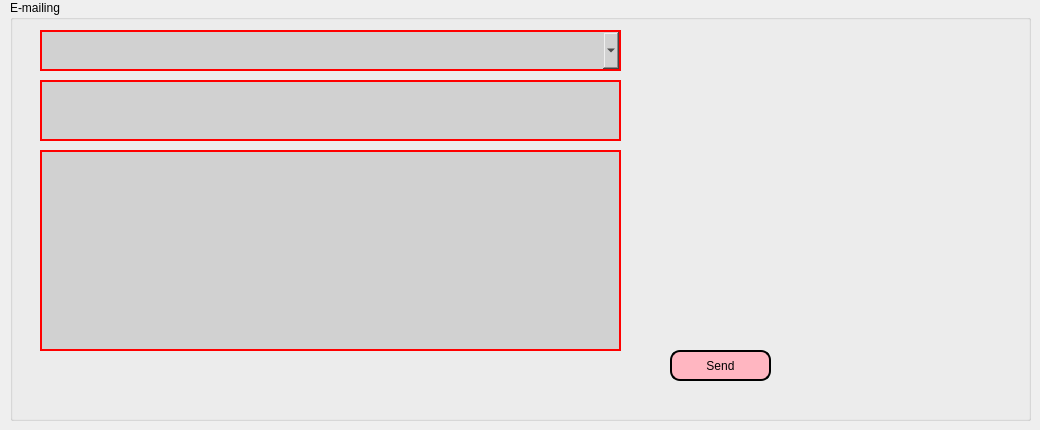
      <widget class="QWidget" name="tab_8">
       <attribute name="title">
        <string>E-mailing</string>
       </attribute>
       <widget class="QGroupBox" name="groupBox_12">
        <property name="geometry">
         <rect>
          <x>10</x>
          <y>0</y>
          <width>1021</width>
          <height>421</height>
         </rect>
        </property>
        <property name="styleSheet">
         <string notr="true">background-image: url(:/pic/pic.jpeg);</string>
        </property>
        <property name="title">
         <string>E-mailing</string>
        </property>
        <widget class="QLineEdit" name="subject_2">
         <property name="geometry">
          <rect>
           <x>30</x>
           <y>80</y>
           <width>581</width>
           <height>61</height>
          </rect>
         </property>
         <property name="styleSheet">
          <string notr="true">
padding: 0 8px;



border-width:2px;
border-style:solid;
border-color:red;
background: #d1d1d1;</string>
         </property>
         <property name="text">
          <string/>
         </property>
        </widget>
        <widget class="QPushButton" name="pushButton_Mail_2">
         <property name="geometry">
          <rect>
           <x>660</x>
           <y>350</y>
           <width>101</width>
           <height>31</height>
          </rect>
         </property>
         <property name="styleSheet">
          <string notr="true">border: 2px solid black;
border-radius: 10px;
padding: 0 8px;
background:#FFB6C1	;
font: bold, &quot;Comic Sans MS&quot;;</string>
         </property>
         <property name="text">
          <string>Send</string>
         </property>
        </widget>
        <widget class="QComboBox" name="comboBox_mail_2">
         <property name="geometry">
          <rect>
           <x>30</x>
           <y>30</y>
           <width>581</width>
           <height>41</height>
          </rect>
         </property>
         <property name="styleSheet">
          <string notr="true">border-width:2px;
border-style:solid;
border-color:red;
background: #d1d1d1;</string>
         </property>
        </widget>
        <widget class="QPlainTextEdit" name="msg_2">
         <property name="geometry">
          <rect>
           <x>30</x>
           <y>150</y>
           <width>581</width>
           <height>201</height>
          </rect>
         </property>
         <property name="styleSheet">
          <string notr="true">
padding: 0 8px;



border-width:2px;
border-style:solid;
border-color:red;
background: #d1d1d1;</string>
         </property>
        </widget>
       </widget>
      </widget>
